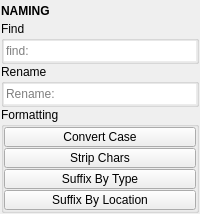
<?xml version="1.0" encoding="UTF-8"?>
<ui version="4.0">
 <class>QtUi</class>
 <widget class="QMainWindow" name="QtUi">
  <property name="enabled">
   <bool>true</bool>
  </property>
  <property name="geometry">
   <rect>
    <x>0</x>
    <y>0</y>
    <width>200</width>
    <height>210</height>
   </rect>
  </property>
  <property name="tabShape">
   <enum>QTabWidget::Triangular</enum>
  </property>
  <property name="dockNestingEnabled">
   <bool>true</bool>
  </property>
  <property name="dockOptions">
   <set>QMainWindow::AllowNestedDocks|QMainWindow::AllowTabbedDocks|QMainWindow::AnimatedDocks|QMainWindow::ForceTabbedDocks</set>
  </property>
  <widget class="QWidget" name="central_widget">
   <property name="minimumSize">
    <size>
     <width>200</width>
     <height>0</height>
    </size>
   </property>
   <layout class="QVBoxLayout" name="verticalLayout_2">
    <property name="leftMargin">
     <number>1</number>
    </property>
    <property name="topMargin">
     <number>1</number>
    </property>
    <property name="rightMargin">
     <number>1</number>
    </property>
    <property name="bottomMargin">
     <number>1</number>
    </property>
    <item>
     <layout class="QVBoxLayout" name="verticalLayout">
      <property name="spacing">
       <number>0</number>
      </property>
      <item>
       <widget class="Header" name="header">
        <property name="minimumSize">
         <size>
          <width>0</width>
          <height>20</height>
         </size>
        </property>
        <property name="font">
         <font>
          <weight>75</weight>
          <bold>true</bold>
         </font>
        </property>
        <property name="text">
         <string>NAMING</string>
        </property>
       </widget>
      </item>
      <item>
       <widget class="QGroupBox" name="groupBox_5">
        <property name="title">
         <string>Find</string>
        </property>
        <layout class="QVBoxLayout" name="verticalLayout_6">
         <property name="spacing">
          <number>1</number>
         </property>
         <property name="leftMargin">
          <number>0</number>
         </property>
         <property name="topMargin">
          <number>0</number>
         </property>
         <property name="rightMargin">
          <number>0</number>
         </property>
         <property name="bottomMargin">
          <number>0</number>
         </property>
         <item>
          <widget class="LineEdit" name="txt000">
           <property name="minimumSize">
            <size>
             <width>0</width>
             <height>20</height>
            </size>
           </property>
           <property name="maximumSize">
            <size>
             <width>16777215</width>
             <height>20</height>
            </size>
           </property>
           <property name="toolTip">
            <string>&lt;html&gt;&lt;head/&gt;&lt;body&gt;&lt;p&gt;&lt;span style=&quot; font-weight:600;&quot;&gt;Search Objects by Name&lt;/span&gt;&lt;/p&gt;&lt;ul style=&quot;margin-top: 0px; margin-bottom: 0px; margin-left: 0px; margin-right: 0px; -qt-list-indent: 1;&quot;&gt;&lt;li style=&quot; margin-top:12px; margin-bottom:0px; margin-left:0px; margin-right:0px; -qt-block-indent:0; text-indent:0px;&quot;&gt;Use wildcards to refine your search:&lt;/li&gt;&lt;ul style=&quot;margin-top: 0px; margin-bottom: 0px; margin-left: 0px; margin-right: 0px; -qt-list-indent: 2;&quot;&gt;&lt;li style=&quot; margin-top:0px; margin-bottom:0px; margin-left:0px; margin-right:0px; -qt-block-indent:0; text-indent:0px;&quot;&gt;&lt;span style=&quot; font-family:'Courier New';&quot;&gt;startswith*&lt;/span&gt;: Finds objects whose names start with the specified characters.&lt;/li&gt;&lt;li style=&quot; margin-top:0px; margin-bottom:0px; margin-left:0px; margin-right:0px; -qt-block-indent:0; text-indent:0px;&quot;&gt;&lt;span style=&quot; font-family:'Courier New';&quot;&gt;*endswith&lt;/span&gt;: Finds objects whose names end with the specified characters.&lt;/li&gt;&lt;li style=&quot; margin-top:0px; margin-bottom:0px; margin-left:0px; margin-right:0px; -qt-block-indent:0; text-indent:0px;&quot;&gt;&lt;span style=&quot; font-family:'Courier New';&quot;&gt;*contains*&lt;/span&gt;: Finds objects whose names contain the specified characters.&lt;/li&gt;&lt;/ul&gt;&lt;li style=&quot; margin-top:0px; margin-bottom:0px; margin-left:0px; margin-right:0px; -qt-block-indent:0; text-indent:0px;&quot;&gt;Combine terms with &lt;span style=&quot; font-family:'Courier New';&quot;&gt;|&lt;/span&gt; for multiple searches (e.g., &lt;span style=&quot; font-family:'Courier New';&quot;&gt;start*|*end&lt;/span&gt;).&lt;/li&gt;&lt;li style=&quot; margin-top:0px; margin-bottom:0px; margin-left:0px; margin-right:0px; -qt-block-indent:0; text-indent:0px;&quot;&gt;Enable &amp;quot;Regular Expression&amp;quot; in the menu for advanced patterns.&lt;/li&gt;&lt;li style=&quot; margin-top:0px; margin-bottom:12px; margin-left:0px; margin-right:0px; -qt-block-indent:0; text-indent:0px;&quot;&gt;&amp;quot;Ignore Case&amp;quot; in the menu allows case-insensitive searches.&lt;/li&gt;&lt;/ul&gt;&lt;/body&gt;&lt;/html&gt;</string>
           </property>
           <property name="frame">
            <bool>false</bool>
           </property>
           <property name="placeholderText">
            <string>find:</string>
           </property>
          </widget>
         </item>
        </layout>
       </widget>
      </item>
      <item>
       <widget class="QGroupBox" name="Naming">
        <property name="title">
         <string>Rename</string>
        </property>
        <layout class="QVBoxLayout" name="verticalLayout_3">
         <property name="spacing">
          <number>1</number>
         </property>
         <property name="leftMargin">
          <number>0</number>
         </property>
         <property name="topMargin">
          <number>0</number>
         </property>
         <property name="rightMargin">
          <number>0</number>
         </property>
         <property name="bottomMargin">
          <number>0</number>
         </property>
         <item>
          <widget class="LineEdit" name="txt001">
           <property name="minimumSize">
            <size>
             <width>0</width>
             <height>20</height>
            </size>
           </property>
           <property name="maximumSize">
            <size>
             <width>16777215</width>
             <height>20</height>
            </size>
           </property>
           <property name="toolTip">
            <string>&lt;html&gt;&lt;head/&gt;&lt;body&gt;&lt;p&gt;&lt;span style=&quot; font-weight:600;&quot;&gt;Rename Objects&lt;/span&gt;&lt;/p&gt;&lt;ul style=&quot;margin-top: 0px; margin-bottom: 0px; margin-left: 0px; margin-right: 0px; -qt-list-indent: 1;&quot;&gt;&lt;li style=&quot; margin-top:12px; margin-bottom:0px; margin-left:0px; margin-right:0px; -qt-block-indent:0; text-indent:0px;&quot;&gt;Specify the new name pattern for selected objects.&lt;/li&gt;&lt;li style=&quot; margin-top:0px; margin-bottom:0px; margin-left:0px; margin-right:0px; -qt-block-indent:0; text-indent:0px;&quot;&gt;If no objects are selected, all scene objects are considered.&lt;/li&gt;&lt;li style=&quot; margin-top:0px; margin-bottom:0px; margin-left:0px; margin-right:0px; -qt-block-indent:0; text-indent:0px;&quot;&gt;Use wildcards for pattern-based renaming:&lt;/li&gt;&lt;ul style=&quot;margin-top: 0px; margin-bottom: 0px; margin-left: 0px; margin-right: 0px; -qt-list-indent: 2;&quot;&gt;&lt;li style=&quot; margin-top:0px; margin-bottom:0px; margin-left:0px; margin-right:0px; -qt-block-indent:0; text-indent:0px;&quot;&gt;&lt;span style=&quot; font-family:'Courier New';&quot;&gt;*string*&lt;/span&gt;: Replace only the matched part in object names.&lt;/li&gt;&lt;li style=&quot; margin-top:0px; margin-bottom:0px; margin-left:0px; margin-right:0px; -qt-block-indent:0; text-indent:0px;&quot;&gt;&lt;span style=&quot; font-family:'Courier New';&quot;&gt;string*&lt;/span&gt;: Replace the prefix in object names.&lt;/li&gt;&lt;li style=&quot; margin-top:0px; margin-bottom:0px; margin-left:0px; margin-right:0px; -qt-block-indent:0; text-indent:0px;&quot;&gt;&lt;span style=&quot; font-family:'Courier New';&quot;&gt;*string&lt;/span&gt;: Replace the suffix in object names.&lt;/li&gt;&lt;li style=&quot; margin-top:0px; margin-bottom:0px; margin-left:0px; margin-right:0px; -qt-block-indent:0; text-indent:0px;&quot;&gt;&lt;span style=&quot; font-family:'Courier New';&quot;&gt;**string&lt;/span&gt;: Append after the last character in object names.&lt;/li&gt;&lt;li style=&quot; margin-top:0px; margin-bottom:0px; margin-left:0px; margin-right:0px; -qt-block-indent:0; text-indent:0px;&quot;&gt;&lt;span style=&quot; font-family:'Courier New';&quot;&gt;string**&lt;/span&gt;: Append before the first character in object names.&lt;/li&gt;&lt;li style=&quot; margin-top:0px; margin-bottom:0px; margin-left:0px; margin-right:0px; -qt-block-indent:0; text-indent:0px;&quot;&gt;&lt;span style=&quot; font-family:'Courier New';&quot;&gt;empty&lt;/span&gt;: Strip matched parts from the object names.&lt;/li&gt;&lt;/ul&gt;&lt;li style=&quot; margin-top:0px; margin-bottom:12px; margin-left:0px; margin-right:0px; -qt-block-indent:0; text-indent:0px;&quot;&gt;Combine terms with &lt;span style=&quot; font-family:'Courier New';&quot;&gt;|&lt;/span&gt; for multiple renaming criteria (e.g., &lt;span style=&quot; font-family:'Courier New';&quot;&gt;prefix*|*suffix&lt;/span&gt;).&lt;/li&gt;&lt;/ul&gt;&lt;/body&gt;&lt;/html&gt;</string>
           </property>
           <property name="frame">
            <bool>false</bool>
           </property>
           <property name="placeholderText">
            <string>Rename:</string>
           </property>
          </widget>
         </item>
        </layout>
       </widget>
      </item>
      <item>
       <widget class="QGroupBox" name="Formatting">
        <property name="title">
         <string>Formatting</string>
        </property>
        <layout class="QVBoxLayout" name="verticalLayout_4">
         <property name="spacing">
          <number>1</number>
         </property>
         <property name="leftMargin">
          <number>0</number>
         </property>
         <property name="topMargin">
          <number>0</number>
         </property>
         <property name="rightMargin">
          <number>0</number>
         </property>
         <property name="bottomMargin">
          <number>0</number>
         </property>
         <item>
          <widget class="PushButton" name="tb000">
           <property name="enabled">
            <bool>true</bool>
           </property>
           <property name="minimumSize">
            <size>
             <width>0</width>
             <height>20</height>
            </size>
           </property>
           <property name="maximumSize">
            <size>
             <width>16777215</width>
             <height>20</height>
            </size>
           </property>
           <property name="toolTip">
            <string>&lt;html&gt;&lt;head/&gt;&lt;body&gt;&lt;p&gt;Convert the case of scene object names.&lt;/p&gt;&lt;p&gt;If nothing is selected all scene objects will be renamed.&lt;/p&gt;&lt;/body&gt;&lt;/html&gt;</string>
           </property>
           <property name="text">
            <string>Convert Case</string>
           </property>
           <property name="iconSize">
            <size>
             <width>18</width>
             <height>18</height>
            </size>
           </property>
          </widget>
         </item>
         <item>
          <widget class="PushButton" name="tb002">
           <property name="enabled">
            <bool>true</bool>
           </property>
           <property name="minimumSize">
            <size>
             <width>0</width>
             <height>20</height>
            </size>
           </property>
           <property name="maximumSize">
            <size>
             <width>16777215</width>
             <height>20</height>
            </size>
           </property>
           <property name="toolTip">
            <string>Deletes characters from the names of the provided objects and renames them.</string>
           </property>
           <property name="text">
            <string>Strip Chars</string>
           </property>
           <property name="iconSize">
            <size>
             <width>18</width>
             <height>18</height>
            </size>
           </property>
          </widget>
         </item>
         <item>
          <widget class="PushButton" name="tb003">
           <property name="enabled">
            <bool>true</bool>
           </property>
           <property name="minimumSize">
            <size>
             <width>0</width>
             <height>20</height>
            </size>
           </property>
           <property name="maximumSize">
            <size>
             <width>16777215</width>
             <height>20</height>
            </size>
           </property>
           <property name="toolTip">
            <string>&lt;html&gt;&lt;head/&gt;&lt;body&gt;&lt;p&gt;Rename objects with a suffix defined by its type.&lt;/p&gt;&lt;/body&gt;&lt;/html&gt;</string>
           </property>
           <property name="text">
            <string>Suffix By Type</string>
           </property>
           <property name="iconSize">
            <size>
             <width>18</width>
             <height>18</height>
            </size>
           </property>
          </widget>
         </item>
         <item>
          <widget class="PushButton" name="tb001">
           <property name="enabled">
            <bool>true</bool>
           </property>
           <property name="minimumSize">
            <size>
             <width>0</width>
             <height>20</height>
            </size>
           </property>
           <property name="maximumSize">
            <size>
             <width>16777215</width>
             <height>20</height>
            </size>
           </property>
           <property name="toolTip">
            <string>Rename objects with a suffix defined by its location from origin.</string>
           </property>
           <property name="text">
            <string>Suffix By Location</string>
           </property>
           <property name="iconSize">
            <size>
             <width>18</width>
             <height>18</height>
            </size>
           </property>
          </widget>
         </item>
        </layout>
       </widget>
      </item>
      <item>
       <spacer name="verticalSpacer_2">
        <property name="orientation">
         <enum>Qt::Vertical</enum>
        </property>
        <property name="sizeHint" stdset="0">
         <size>
          <width>0</width>
          <height>10</height>
         </size>
        </property>
       </spacer>
      </item>
     </layout>
    </item>
   </layout>
  </widget>
 </widget>
 <customwidgets>
  <customwidget>
   <class>Header</class>
   <extends>QLabel</extends>
   <header>uitk.widgets.header.Header.h</header>
  </customwidget>
  <customwidget>
   <class>PushButton</class>
   <extends>QPushButton</extends>
   <header>widgets.pushbutton.h</header>
  </customwidget>
  <customwidget>
   <class>LineEdit</class>
   <extends>QLineEdit</extends>
   <header>widgets.lineedit.h</header>
  </customwidget>
 </customwidgets>
 <resources/>
 <connections/>
 <designerdata>
  <property name="gridDeltaX">
   <number>5</number>
  </property>
  <property name="gridDeltaY">
   <number>5</number>
  </property>
  <property name="gridSnapX">
   <bool>true</bool>
  </property>
  <property name="gridSnapY">
   <bool>true</bool>
  </property>
  <property name="gridVisible">
   <bool>true</bool>
  </property>
 </designerdata>
</ui>
